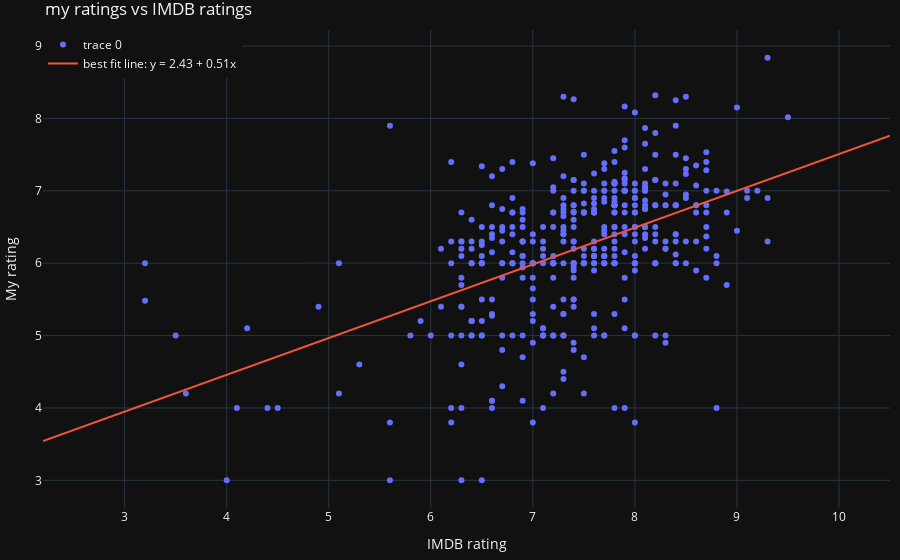

Notebook code cell kept with this figure:
### Code cell
fig = go.Figure(
    data=go.Scatter(y=my_ratings, x=imdb_ratings, mode="markers", text=titles)
)
fig.add_trace(
    go.Scatter(
        x=x_vals,
        y=y_vals,
        mode="lines",
        name=f"best fit line: y = {a:.2f} + {b:.2f}x",
    )
)
fig.update_layout(
    title="my ratings vs IMDB ratings",
    xaxis_title="IMDB rating",
    yaxis_title="My rating",
    margin=dict(l=10, r=10, t=30, b=10),
    template="plotly_dark",
    legend=dict(x=0, y=1, traceorder="normal", orientation="v"),
)
fig.show()

### Figure 1 — Plotly figure (JSON) as saved in the notebook; plotly's stock layout.template omitted (floating-point values rounded to 4 significant figures; data arrays with more than 128 entries replaced by an {"elided": "..."} marker saying what was removed)
{"data": [{"mode": "markers", "text": {"elided": "423 str values"}, "type": "scatter", "x": {"elided": "423 float values"}, "y": {"elided": "423 float values"}}, {"mode": "lines", "name": "best fit line: y = 2.43 + 0.51x", "type": "scatter", "x": [2.2, 10.5], "y": [3.544, 7.762]}], "layout": {"legend": {"orientation": "v", "traceorder": "normal", "x": 0, "y": 1}, "margin": {"b": 10, "l": 10, "r": 10, "t": 30}, "title": {"text": "my ratings vs IMDB ratings"}, "xaxis": {"title": {"text": "IMDB rating"}}, "yaxis": {"title": {"text": "My rating"}}}}
